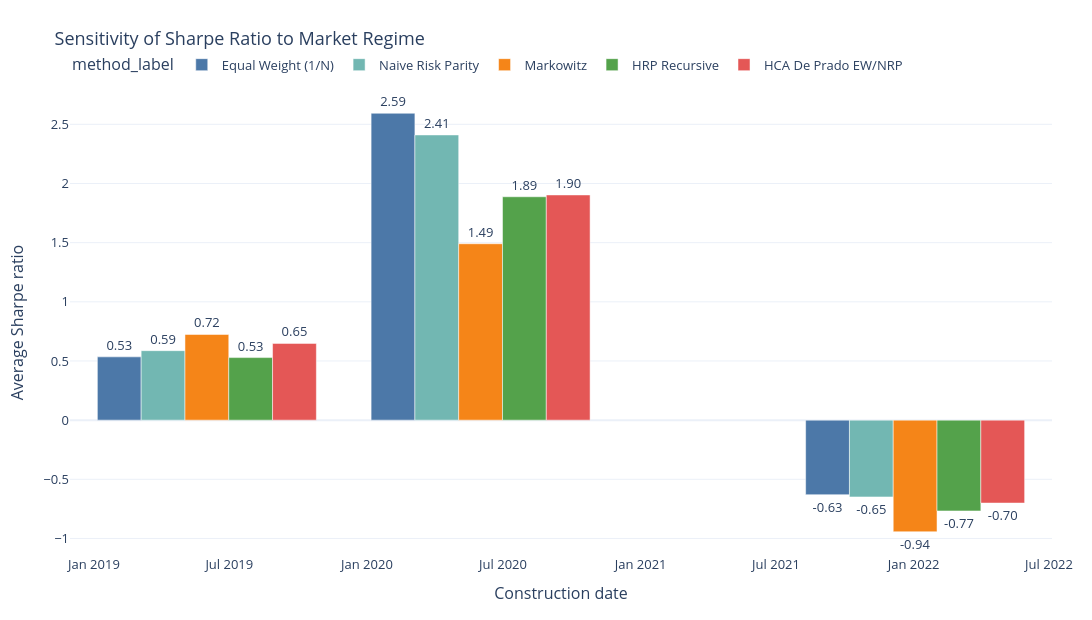

Write notebook code for a chart like this one.
### Markdown cell above
## Figure 3 - Sharpe by Construction Date

This figure answers: do the methods change across market regimes?

### Code cell
date_df = (
    bt.groupby(['construction_date', 'method'], as_index=False)['sharpe_ratio']
    .mean()
)
date_df['date_label'] = pd.Categorical(
    pd.to_datetime(date_df['construction_date']).dt.strftime('%Y-%m-%d'),
    categories=['2019-06-01', '2020-06-01', '2022-01-03'],
    ordered=True,
)
date_df['method_label'] = pd.Categorical(
    date_df['method'].map(method_label),
    categories=[method_label(m) for m in METHOD_ORDER],
    ordered=True,
)
date_df = date_df.sort_values(['date_label', 'method_label'])

fig_date = px.bar(
    date_df,
    x='date_label',
    y='sharpe_ratio',
    color='method_label',
    text='sharpe_ratio',
    category_orders={
        'date_label': ['2019-06-01', '2020-06-01', '2022-01-03'],
        'method_label': [method_label(m) for m in METHOD_ORDER],
    },
    color_discrete_map={method_label(k): v for k, v in PALETTE.items()},
)
fig_date.update_traces(texttemplate='%{text:.2f}', textposition='outside')
fig_date.update_xaxes(title='Construction date')
fig_date.update_yaxes(title='Average Sharpe ratio')
apply_paper_layout(fig_date, title='Sensitivity of Sharpe Ratio to Market Regime')
save_figure(fig_date, 'figure_03_date_sensitivity.html')
fig_date

### Figure 1 — Plotly figure (JSON) as saved in the notebook; plotly's stock layout.template omitted (floating-point values rounded to 4 significant figures)
{"data": [{"hovertemplate": "method_label=Equal Weight (1/N)<br>date_label=%{x}<br>sharpe_ratio=%{text}<extra></extra>", "legendgroup": "Equal Weight (1/N)", "marker": {"color": "#4C78A8", "pattern": {"shape": ""}}, "name": "Equal Weight (1/N)", "orientation": "v", "showlegend": true, "text": [0.5347, 2.594, -0.6302], "textposition": "outside", "texttemplate": "%{text:.2f}", "type": "bar", "x": ["2019-06-01", "2020-06-01", "2022-01-03"], "xaxis": "x", "y": [0.5347, 2.594, -0.6302], "yaxis": "y"}, {"hovertemplate": "method_label=Naive Risk Parity<br>date_label=%{x}<br>sharpe_ratio=%{text}<extra></extra>", "legendgroup": "Naive Risk Parity", "marker": {"color": "#72B7B2", "pattern": {"shape": ""}}, "name": "Naive Risk Parity", "orientation": "v", "showlegend": true, "text": [0.5871, 2.41, -0.6491], "textposition": "outside", "texttemplate": "%{text:.2f}", "type": "bar", "x": ["2019-06-01", "2020-06-01", "2022-01-03"], "xaxis": "x", "y": [0.5871, 2.41, -0.6491], "yaxis": "y"}, {"hovertemplate": "method_label=Markowitz<br>date_label=%{x}<br>sharpe_ratio=%{text}<extra></extra>", "legendgroup": "Markowitz", "marker": {"color": "#F58518", "pattern": {"shape": ""}}, "name": "Markowitz", "orientation": "v", "showlegend": true, "text": [0.7241, 1.491, -0.9434], "textposition": "outside", "texttemplate": "%{text:.2f}", "type": "bar", "x": ["2019-06-01", "2020-06-01", "2022-01-03"], "xaxis": "x", "y": [0.7241, 1.491, -0.9434], "yaxis": "y"}, {"hovertemplate": "method_label=HRP Recursive<br>date_label=%{x}<br>sharpe_ratio=%{text}<extra></extra>", "legendgroup": "HRP Recursive", "marker": {"color": "#54A24B", "pattern": {"shape": ""}}, "name": "HRP Recursive", "orientation": "v", "showlegend": true, "text": [0.5287, 1.888, -0.7676], "textposition": "outside", "texttemplate": "%{text:.2f}", "type": "bar", "x": ["2019-06-01", "2020-06-01", "2022-01-03"], "xaxis": "x", "y": [0.5287, 1.888, -0.7676], "yaxis": "y"}, {"hovertemplate": "method_label=HCA De Prado EW/NRP<br>date_label=%{x}<br>sharpe_ratio=%{text}<extra></extra>", "legendgroup": "HCA De Prado EW/NRP", "marker": {"color": "#E45756", "pattern": {"shape": ""}}, "name": "HCA De Prado EW/NRP", "orientation": "v", "showlegend": true, "text": [0.6486, 1.903, -0.7008], "textposition": "outside", "texttemplate": "%{text:.2f}", "type": "bar", "x": ["2019-06-01", "2020-06-01", "2022-01-03"], "xaxis": "x", "y": [0.6486, 1.903, -0.7008], "yaxis": "y"}], "layout": {"barmode": "group", "font": {"size": 13}, "height": 620, "legend": {"orientation": "h", "title": {"text": "method_label"}, "tracegroupgap": 0, "x": 0, "xanchor": "left", "y": 1.02, "yanchor": "bottom"}, "margin": {"b": 65, "l": 70, "r": 40, "t": 90}, "paper_bgcolor": "white", "plot_bgcolor": "white", "title": {"text": "Sensitivity of Sharpe Ratio to Market Regime"}, "width": 1100, "xaxis": {"anchor": "y", "categoryarray": ["2019-06-01", "2020-06-01", "2022-01-03"], "categoryorder": "array", "domain": [0, 1], "title": {"text": "Construction date"}}, "yaxis": {"anchor": "x", "domain": [0, 1], "title": {"text": "Average Sharpe ratio"}}}}
